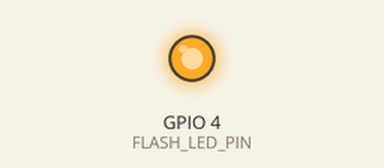
Recording of a sketch running on a simulated ESP32. Shown: output pins drawn as LEDs (lit = HIGH). Storage starts empty; the camera gives no picture; what the sketch prints to the serial monitor is not drawn.

Above: at 0.1 s.
At 0.7 s:
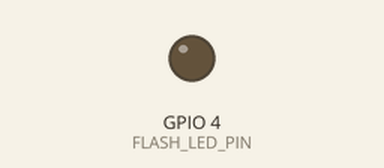
Timing chart, 0 to 2.2 s (numbered marks = the images above):
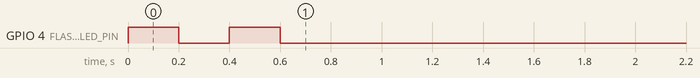

The sketch:

camm.ino
```cpp
#include "esp_camera.h"
#include "FS.h"
#include "SD_MMC.h"
#include "EEPROM.h"

// --- AI THINKER PIN MAP ---
#define PWDN_GPIO_NUM     32
#define RESET_GPIO_NUM    -1
#define XCLK_GPIO_NUM     0
#define SIOD_GPIO_NUM     26
#define SIOC_GPIO_NUM     27
#define Y9_GPIO_NUM       35
#define Y8_GPIO_NUM       34
#define Y7_GPIO_NUM       39
#define Y6_GPIO_NUM       36
#define Y5_GPIO_NUM       21
#define Y4_GPIO_NUM       19
#define Y3_GPIO_NUM       18
#define Y2_GPIO_NUM       5
#define VSYNC_GPIO_NUM    25
#define HREF_GPIO_NUM     23
#define PCLK_GPIO_NUM     22

// The large Flash LED is on GPIO 4
#define FLASH_LED_PIN     4

int fileCounter = 0;

void setup() {
  Serial.begin(115200);
  Serial.println("\n--- CAM START ---");

  // --- 1. VISUAL FEEDBACK (FLASH TWICE) ---
  // This confirms power is good and code is running
  pinMode(FLASH_LED_PIN, OUTPUT);

  // Blink 1
  digitalWrite(FLASH_LED_PIN, HIGH); delay(200);
  digitalWrite(FLASH_LED_PIN, LOW);  delay(200);
  // Blink 2
  digitalWrite(FLASH_LED_PIN, HIGH); delay(200);
  digitalWrite(FLASH_LED_PIN, LOW);  delay(200);

  // --- 2. CAMERA CONFIG (SAFE MODE) ---
  // Give sensor time to wake up after the high-current flash
  delay(1000);

  camera_config_t config;
  config.ledc_channel = LEDC_CHANNEL_0;
  config.ledc_timer = LEDC_TIMER_0;
  config.pin_d0 = Y2_GPIO_NUM;
  config.pin_d1 = Y3_GPIO_NUM;
  config.pin_d2 = Y4_GPIO_NUM;
  config.pin_d3 = Y5_GPIO_NUM;
  config.pin_d4 = Y6_GPIO_NUM;
  config.pin_d5 = Y7_GPIO_NUM;
  config.pin_d6 = Y8_GPIO_NUM;
  config.pin_d7 = Y9_GPIO_NUM;
  config.pin_xclk = XCLK_GPIO_NUM;
  config.pin_pclk = PCLK_GPIO_NUM;
  config.pin_vsync = VSYNC_GPIO_NUM;
  config.pin_href = HREF_GPIO_NUM;
  config.pin_sccb_sda = SIOD_GPIO_NUM;
  config.pin_sccb_scl = SIOC_GPIO_NUM;
  config.pin_pwdn = PWDN_GPIO_NUM;
  config.pin_reset = RESET_GPIO_NUM;

  // 10MHz XCLK for stability (Fixes 0x106 error)
  config.xclk_freq_hz = 10000000;
  config.pixel_format = PIXFORMAT_JPEG;
  config.frame_size = FRAMESIZE_VGA;  // 640x480
  config.jpeg_quality = 12;
  config.fb_count = 2;

  if (esp_camera_init(&config) != ESP_OK) {
    Serial.println("Cam Init Failed!");
    // Rapid blink to signal error
    for(int i=0; i<5; i++) {
        digitalWrite(FLASH_LED_PIN, HIGH); delay(50);
        digitalWrite(FLASH_LED_PIN, LOW); delay(50);
    }
    return;
  }

  // --- 3. SD CARD INIT ---
  if (!SD_MMC.begin("/sdcard", true)) { // 'true' = 1-bit mode
    Serial.println("SD Mount Failed");
    // Rapid blink to signal error
    for(int i=0; i<5; i++) {
        digitalWrite(FLASH_LED_PIN, HIGH); delay(50);
        digitalWrite(FLASH_LED_PIN, LOW); delay(50);
    }
    return;
  }

  SD_MMC.mkdir("/rec");
  Serial.println("Recording Started.");
}

void loop() {
  // 1. Capture
  camera_fb_t *fb = esp_camera_fb_get();
  if (!fb) {
    Serial.println("Capture Failed");
    return;
  }

  // 2. Save
  String path = "/rec/img_" + String(fileCounter) + ".jpg";
  fs::FS &fs = SD_MMC;
  File file = fs.open(path.c_str(), FILE_WRITE);

  if (file) {
    file.write(fb->buf, fb->len);
    file.close();
    if(fileCounter % 10 == 0) Serial.printf("Saved: %s\n", path.c_str());
    fileCounter++;
  }

  // 3. Cleanup
  esp_camera_fb_return(fb);

  // 4. Rate Control (Approx 10Hz)
  // Processing time + Write time + 50ms Delay ~= 100ms total
  delay(50);
}
```
